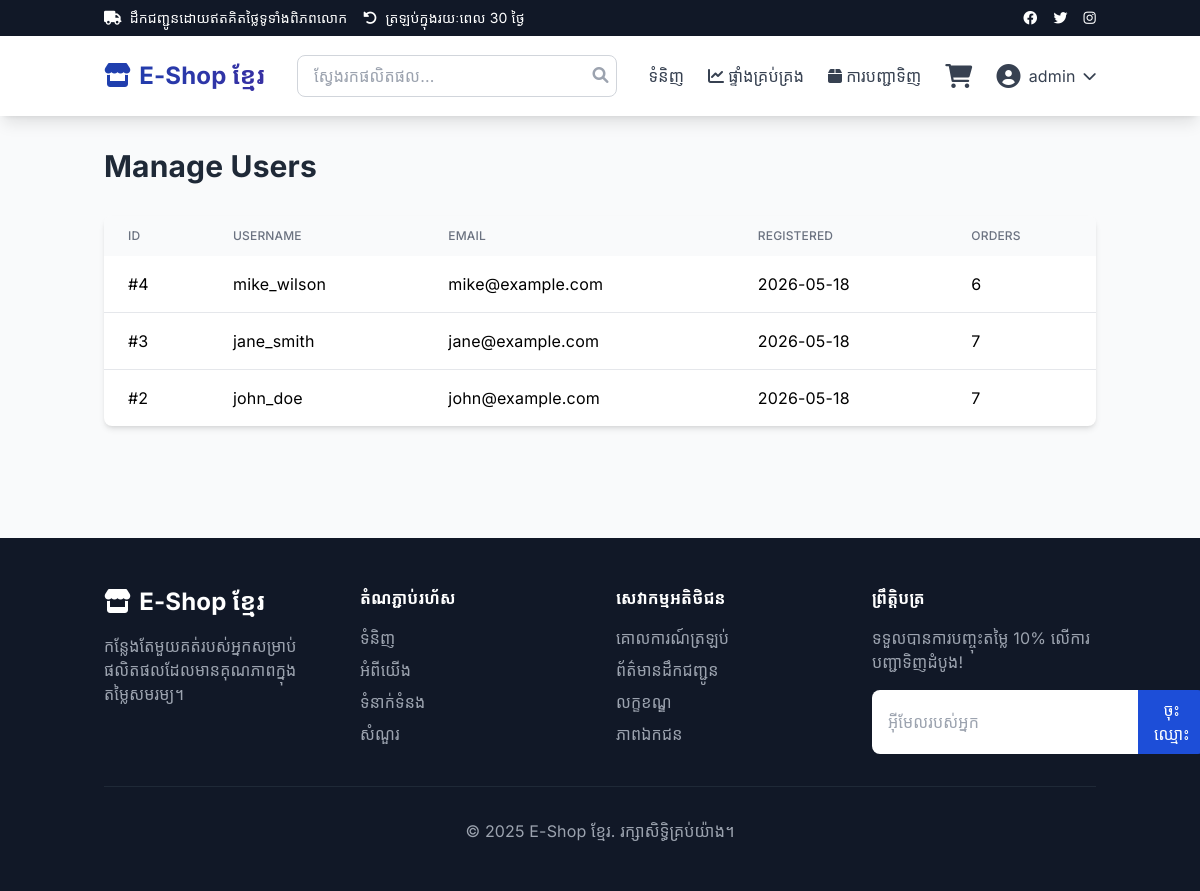
Page /admin/users (signed in) on the committed database.
### models.py (models this page shows)
class User(Base):
    __tablename__ = "users"
    id = Column(Integer, primary_key=True, index=True)
    email = Column(String, unique=True, index=True)
    username = Column(String, unique=True, index=True)
    hashed_password = Column(String)
    is_admin = Column(Boolean, default=False)
    created_at = Column(DateTime, default=datetime.utcnow)
    orders = relationship("Order", back_populates="user")
    cart_items = relationship("CartItem", back_populates="user")

### main.py (the view)
@app.get("/admin/users", response_class=HTMLResponse)
async def admin_users(request: Request, db: Session = Depends(get_db)):
    current_user = get_current_user_for_template(request)
    if not current_user or not current_user.is_admin:
        return RedirectResponse(url="/login", status_code=302)
    users = db.query(models.User).filter(models.User.is_admin == False).order_by(desc(models.User.created_at)).all()
    return templates.TemplateResponse("admin/users.html", {
        "request": request,
        "users": users,
        "current_user": current_user
    })

### templates/admin/users.html
{% extends "base.html" %}
{% block content %}
<h1 class="text-3xl font-bold text-gray-800 mb-8">Manage Users</h1>
<div class="bg-white rounded-lg shadow-md overflow-hidden">
    <table class="w-full">
        <thead class="bg-gray-50">
            <tr>
                <th class="px-6 py-3 text-left text-xs font-medium text-gray-500 uppercase">ID</th>
                <th class="px-6 py-3 text-left text-xs font-medium text-gray-500 uppercase">Username</th>
                <th class="px-6 py-3 text-left text-xs font-medium text-gray-500 uppercase">Email</th>
                <th class="px-6 py-3 text-left text-xs font-medium text-gray-500 uppercase">Registered</th>
                <th class="px-6 py-3 text-left text-xs font-medium text-gray-500 uppercase">Orders</th>
            </tr>
        </thead>
        <tbody class="divide-y divide-gray-200">
            {% for user in users %}
            <tr>
                <td class="px-6 py-4">#{{ user.id }}</td>
                <td class="px-6 py-4">{{ user.username }}</td>
                <td class="px-6 py-4">{{ user.email }}</td>
                <td class="px-6 py-4">{{ user.created_at.strftime('%Y-%m-%d') }}</td>
                <td class="px-6 py-4">{{ user.orders|length }}</td>
            </tr>
            {% endfor %}
        </tbody>
    </table>
</div>
{% endblock %}

### templates/base.html (shortened to what this page needs)
<!DOCTYPE html>
<html lang="km">
<head>
    <script src="https://cdn.tailwindcss.com"></script>
    <link href="https://cdnjs.cloudflare.com/ajax/libs/font-awesome/6.0.0/css/all.min.css" rel="stylesheet">
</head>
<body class="bg-gray-50">
    <div class="bg-gray-900 text-white text-sm py-2">
        <div class="container mx-auto px-4 flex justify-between items-center">
            <div class="flex items-center space-x-4">
                <span><i class="fas fa-truck mr-2"></i>ដឹកជញ្ជូនដោយឥតគិតថ្លៃទូទាំងពិភពលោក</span>
                <span><i class="fas fa-undo-alt mr-2"></i>ត្រឡប់ក្នុងរយៈពេល 30 ថ្ងៃ</span>
            </div>
            <div class="flex items-center space-x-4">
                <a href="#" class="hover:text-gray-300"><i class="fab fa-facebook"></i></a>
                <a href="#" class="hover:text-gray-300"><i class="fab fa-twitter"></i></a>
                <a href="#" class="hover:text-gray-300"><i class="fab fa-instagram"></i></a>
            </div>
        </div>
    </div>
    <nav class="bg-white shadow-lg sticky top-0 z-50">
        <div class="container mx-auto px-4">
            <div class="flex justify-between items-center h-20">
                <div class="flex items-center">
                    <a href="/" class="text-2xl font-bold bg-gradient-to-r from-blue-800 to-indigo-800 bg-clip-text text-transparent">
                        <i class="fas fa-store mr-2"></i>E-Shop ខ្មែរ
                    </a>
                </div>
                <div class="hidden md:flex flex-1 max-w-xl mx-8">
                    <div class="relative w-full">
                        <input type="text" placeholder="ស្វែងរកផលិតផល..."
                               class="w-full px-4 py-2 border border-gray-300 rounded-lg focus:outline-none focus:border-blue-600">
                        <button class="absolute right-2 top-2 text-gray-400 hover:text-blue-600">
                            <i class="fas fa-search"></i>
                        </button>
                    </div>
                </div>
                <div class="flex items-center space-x-6">
                    <a href="/products" class="nav-link text-gray-700 hover:text-blue-700 transition">ទំនិញ</a>
                    {% if request.cookies.get('access_token') %}
                        {% if current_user and current_user.is_admin %}
                            <a href="/admin" class="nav-link text-gray-700 hover:text-blue-700 transition">
                                <i class="fas fa-chart-line mr-1"></i>ផ្ទាំងគ្រប់គ្រង
                            </a>
                        {% endif %}
                        <a href="/orders" class="nav-link text-gray-700 hover:text-blue-700 transition">
                            <i class="fas fa-box mr-1"></i>ការបញ្ជាទិញ
                        </a>
                        <a href="/cart" class="relative">
                            <i class="fas fa-shopping-cart text-2xl text-gray-700 hover:text-blue-700 transition"></i>
                        </a>
                        <div class="relative group">
                            <button class="flex items-center space-x-2 text-gray-700 hover:text-blue-700">
                                <i class="fas fa-user-circle text-2xl"></i>
                                <span>{{ current_user.username if current_user else 'គណនី' }}</span>
                                <i class="fas fa-chevron-down text-sm"></i>
                            </button>
                        </div>
                    {% else %}
                        <a href="/login" class="text-gray-700 hover:text-blue-700 transition">ចូល</a>
                        <a href="/register" class="btn-gradient text-white px-6 py-2 rounded-lg hover:shadow-lg transition">ចុះឈ្មោះ</a>
                    {% endif %}
                </div>
            </div>
        </div>
    </nav>
    <main class="container mx-auto px-4 py-8 fade-in">
        {% block content %}{% endblock %}
    </main>
    <footer class="bg-gray-900 text-white mt-20">
        <div class="container mx-auto px-4 py-12">
            <div class="grid grid-cols-1 md:grid-cols-4 gap-8">
                <div>
                    <h3 class="text-2xl font-bold mb-4"><i class="fas fa-store mr-2"></i>E-Shop ខ្មែរ</h3>
                    <p class="text-gray-400">កន្លែងតែមួយគត់របស់អ្នកសម្រាប់ផលិតផលដែលមានគុណភាពក្នុងតម្លៃសមរម្យ។</p>
                </div>
                <div>
                    <h4 class="font-semibold mb-4">តំណភ្ជាប់រហ័ស</h4>
                    <ul class="space-y-2 text-gray-400">
                        <li><a href="/products" class="hover:text-white transition">ទំនិញ</a></li>
                        <li><a href="#" class="hover:text-white transition">អំពីយើង</a></li>
                        <li><a href="#" class="hover:text-white transition">ទំនាក់ទំនង</a></li>
                        <li><a href="#" class="hover:text-white transition">សំណួរ</a></li>
                    </ul>
                </div>
                <div>
                    <h4 class="font-semibold mb-4">សេវាកម្មអតិថិជន</h4>
                    <ul class="space-y-2 text-gray-400">
                        <li><a href="#" class="hover:text-white transition">គោលការណ៍ត្រឡប់</a></li>
                        <li><a href="#" class="hover:text-white transition">ព័ត៌មានដឹកជញ្ជូន</a></li>
                        <li><a href="#" class="hover:text-white transition">លក្ខខណ្ឌ</a></li>
                        <li><a href="#" class="hover:text-white transition">ភាពឯកជន</a></li>
                    </ul>
                </div>
                <div>
                    <h4 class="font-semibold mb-4">ព្រឹត្តិបត្រ</h4>
                    <p class="text-gray-400 mb-4">ទទួលបានការបញ្ចុះតម្លៃ 10% លើការបញ្ជាទិញដំបូង!</p>
                    <div class="flex">
                        <input type="email" placeholder="អ៊ីមែលរបស់អ្នក" class="flex-1 px-4 py-2 rounded-l-lg text-gray-900">
                        <button class="bg-blue-700 px-4 py-2 rounded-r-lg hover:bg-blue-800 transition">ចុះឈ្មោះ</button>
                    </div>
                </div>
            </div>
            <div class="border-t border-gray-800 mt-8 pt-8 text-center text-gray-400">
                <p>&copy; 2025 E-Shop ខ្មែរ. រក្សាសិទ្ធិគ្រប់យ៉ាង។</p>
            </div>
        </div>
    </footer>
</body>
</html>

### templates/base.html (style rules this page uses)
* { font-family: 'Inter', 'Noto Sans Khmer', sans-serif; }
.nav-link { position: relative; }
.nav-link::after { content: ''; position: absolute; width: 0; height: 2px; bottom: -4px; left: 0; background: linear-gradient(135deg, #1e3c72 0%, #2a5298 100%); transition: width 0.3s ease; }
.fade-in { animation: fadeIn 0.5s ease-in; }
body { letter-spacing: 0.01em; }

### rows in the picture
User: username "admin"
User: id "4", username "mike_wilson", email "mike@example.com", created_at "2026-05-18", orders|length "6"
User: id "3", username "jane_smith", email "jane@example.com", created_at "2026-05-18", orders|length "7"
User: id "2", username "john_doe", email "john@example.com", created_at "2026-05-18", orders|length "7"
